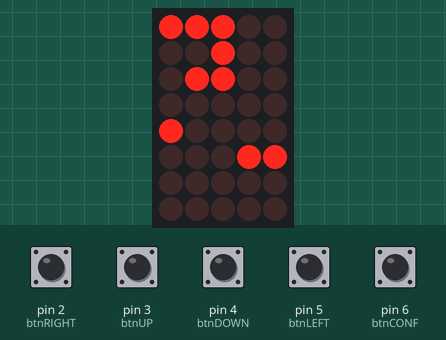
This sketch was run on a simulated Arduino Mega 2560, built with avr-gcc and run on an emulated ATmega2560. On the bench: 5×8 LED matrix. Wiring (inferred from the names in the program): LED matrix (orientation assumed): rows pin 30, pin 40, pin 31, pin 36, pin 45, pin 33, pin 43, pin 37; columns pin 38, pin 41, pin 39, pin 32, pin 42. The test bench sets the inputs (shaded band); at power-on: pin 2 (btnRIGHT), pin 3 (btnUP), pin 4 (btnDOWN), pin 5 (btnLEFT), pin 6 (btnCONF) HIGH. Random numbers use the default seed unless the sketch sets one.

Above: at 0.1 s.
At 9.12 s:
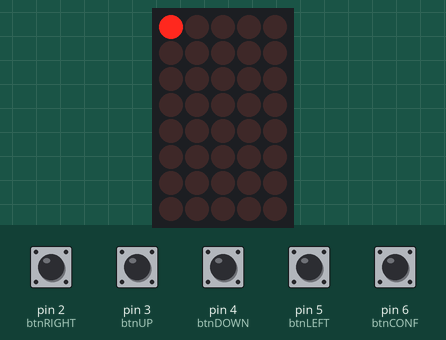

The sketch:

memoria8x8.ino
```cpp
#define frequenceMicroS 100
#define frequenceFramesMicroS 50000

int btnUP = 3, btnDOWN = 4, btnLEFT = 5, btnRIGHT = 2, btnCONF = 6,
stateUP, stateDOWN, stateLEFT, stateRIGHT, stateCONF, counter=0, counter2=0,
pointer[2] = {0,0};

int cols[] = {38,41,39,32,35,34,42,44},
    rows[] = {30,40,31,36,45,33,43,37};

int W[8][8] =
{
  {1,0,0,0,0,0,0,1},
  {1,0,0,0,0,0,0,1},
  {1,0,0,0,0,0,0,1},
  {1,0,0,1,1,0,0,1},
  {1,0,0,1,1,0,0,1},
  {1,0,1,0,0,1,0,1},
  {1,0,1,0,0,1,0,1},
  {0,1,0,0,0,0,1,0}
};

int L[8][8] =
{
  {0,1,1,0,0,0,0,0},
  {0,1,1,0,0,0,0,0},
  {0,1,1,0,0,0,0,0},
  {0,1,1,0,0,0,0,0},
  {0,1,1,0,0,0,0,0},
  {0,1,1,0,0,0,0,0},
  {0,1,1,1,1,1,1,0},
  {0,1,1,1,1,1,1,0}
};

int tab[8][8] =
{
  {0,0,0,0,0,0,0,0},
  {0,0,0,0,0,0,0,0},
  {0,0,0,0,0,0,0,0},
  {0,0,0,0,0,0,0,0},
  {0,0,0,0,0,0,0,0},
  {0,0,0,0,0,0,0,0},
  {0,0,0,0,0,0,0,0},
  {0,0,0,0,0,0,0,0}
};

int maping[8][8] =
{
  {0,0,0,0,0,0,0,0},
  {0,0,0,0,0,0,0,0},
  {0,0,0,0,0,0,0,0},
  {0,0,0,0,0,0,0,0},
  {0,0,0,0,0,0,0,0},
  {0,0,0,0,0,0,0,0},
  {0,0,0,0,0,0,0,0},
  {0,0,0,0,0,0,0,0}
};

void createNewMap()
{
  int num, i, j, c=0;

  for (i=0;i<8;i++)
  {
    for (j=0;j<8;j++)
    {
      num = random(0, 64);
      if (num < 8) maping[i][j] = 1;
      else maping[i][j] = 0;
    }
  }

  for (i=0;i<8;i++)
  {
    for (j=0;j<8;j++)
    {
      tab[i][j]=0;
    }
  }

  while (c<30000)
  {
    if ((int)(c / 1250)%2==0)
    {
      for (i=0;i<8;i++)
      {
        digitalWrite(cols[i], LOW);
        for (j=0;j<8;j++)
        {
            digitalWrite(rows[j], maping[j][i]);
            digitalWrite(rows[j], LOW);
        }
        digitalWrite(cols[i], HIGH);
      }
      delayMicroseconds(100);
      c+=2;
    }
    else
    {
      delayMicroseconds(200);
      c++;
    }

  }
}

void verify()
{
  int i,j,conf=1;
  for (i=0;i<8;i++)
  {
    for (j=0;j<8;j++)
    {
      if (maping[i][j] != tab[i][j])
      {
        if (tab[i][j])
        {
          win_lose(L);
          return;
        }
        conf=0;
      }
    }
  }

  if (conf)
  {
    win_lose(W);
  }
}

void win_lose(int A[8][8])
{
  int i,j;
  delay(1000);
  while (digitalRead(btnCONF))
  {
    for (i=0;i<8;i++)
    {
      digitalWrite(cols[i], LOW);
      for (j=0;j<8;j++)
      {
          digitalWrite(rows[j], A[j][i]);
          digitalWrite(rows[j], LOW);
      }
      digitalWrite(cols[i], HIGH);
    }
  }
  createNewMap();
  pointer[0]=0; pointer[1]=0;
}

void setup(){
	pinMode(btnUP, INPUT_PULLUP);
	pinMode(btnDOWN, INPUT_PULLUP);
	pinMode(btnLEFT, INPUT_PULLUP);
	pinMode(btnRIGHT, INPUT_PULLUP);
	pinMode(btnCONF, INPUT_PULLUP);

  randomSeed(analogRead(0));

  for (int i=0; i<8; i++)
  {
    pinMode(rows[i], OUTPUT);
    pinMode(cols[i], OUTPUT);

    digitalWrite(cols[i], HIGH);
  }

  createNewMap();
}

void loop(){
  stateUP = !digitalRead(btnUP);
  stateDOWN = !digitalRead(btnDOWN);
  stateLEFT = !digitalRead(btnLEFT);
  stateRIGHT = !digitalRead(btnRIGHT);
  stateCONF = !digitalRead(btnCONF);

  int i,j;
  while (counter*frequenceMicroS < frequenceFramesMicroS)
  {
    for (i=0;i<8;i++)
    {
      digitalWrite(cols[i], LOW);
      for (j=0;j<8;j++)
      {
          digitalWrite(rows[j], tab[j][i]);
          digitalWrite(rows[j], LOW);
      }
      digitalWrite(cols[i], HIGH);
    }

    if (counter2<250)
    {
      digitalWrite(cols[pointer[1]], LOW);
      digitalWrite(rows[pointer[0]], HIGH);
      digitalWrite(rows[pointer[0]], LOW);
      digitalWrite(cols[pointer[1]], HIGH);
    }

    if (counter2>=500) counter2=0;

    delayMicroseconds(frequenceMicroS);
    counter++;
    counter2++;
  }

  counter = 0;

  if (stateUP)
  {
    if (pointer[0] != 0)
    {
      --pointer[0];
    }
  }
  if (stateDOWN)
  {
    if (pointer[0] != 7)
    {
      ++pointer[0];
    }
  }
  if (stateLEFT)
  {
    if (pointer[1] != 0)
    {
      --pointer[1];
    }
  }
  if (stateRIGHT)
  {
    if (pointer[1] != 7)
    {
      ++pointer[1];
    }
  }
  if (stateCONF)
  {
      tab[pointer[0]][pointer[1]] = !tab[pointer[0]][pointer[1]];
      verify();
  }
}
```

Measured:
- what the display in image 0 shows lasts 0.4 s, from 0.1 s to 0.5 s
